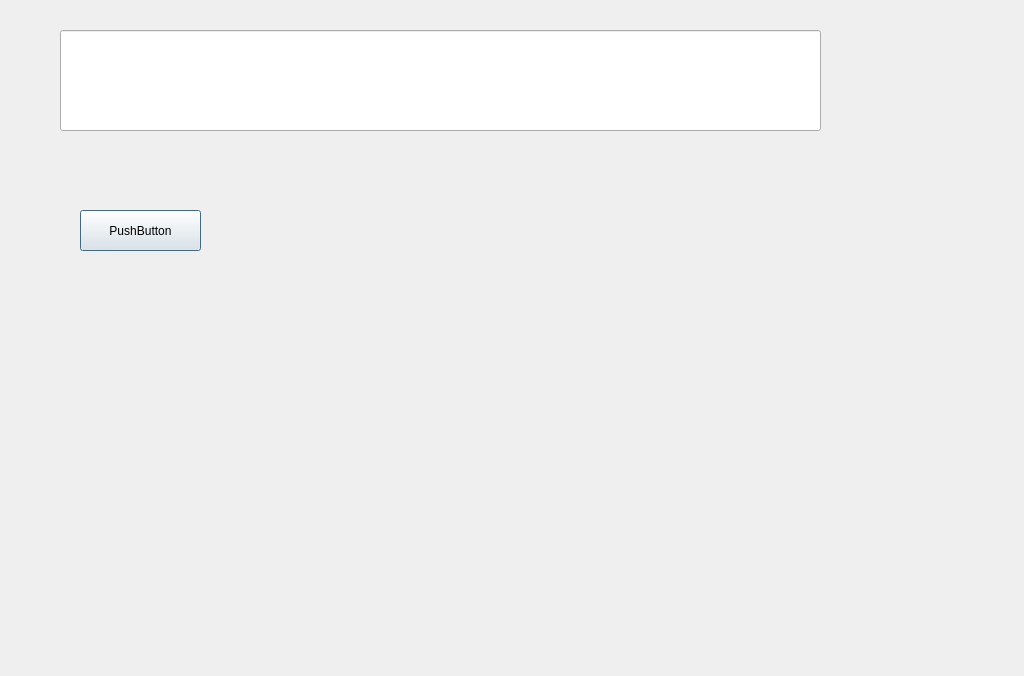
<?xml version="1.0" encoding="UTF-8"?>
<ui version="4.0">
 <class>Dialog</class>
 <widget class="QDialog" name="Dialog">
  <property name="geometry">
   <rect>
    <x>0</x>
    <y>0</y>
    <width>1024</width>
    <height>676</height>
   </rect>
  </property>
  <property name="windowTitle">
   <string>Dialog</string>
  </property>
  <widget class="QLineEdit" name="lineEdit">
   <property name="geometry">
    <rect>
     <x>60</x>
     <y>30</y>
     <width>761</width>
     <height>101</height>
    </rect>
   </property>
  </widget>
  <widget class="QPushButton" name="pushButton">
   <property name="geometry">
    <rect>
     <x>80</x>
     <y>210</y>
     <width>121</width>
     <height>41</height>
    </rect>
   </property>
   <property name="text">
    <string>PushButton</string>
   </property>
  </widget>
 </widget>
 <resources/>
 <connections/>
</ui>
